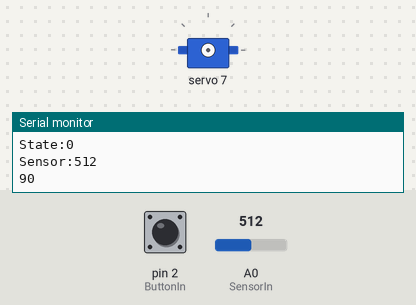
A sketch run on a simulated Arduino Uno, built with avr-gcc and run on an emulated ATmega328P. Parts: servo, the last lines printed to the serial monitor. The inputs (shaded band) are chosen by the test bench; at power-on: A0 (SensorIn) = 512, pin 2 (ButtonIn) LOW.

Above: at 1.2 s.
1.3 s: A0 (SensorIn) set to 529
At 3.86 s:
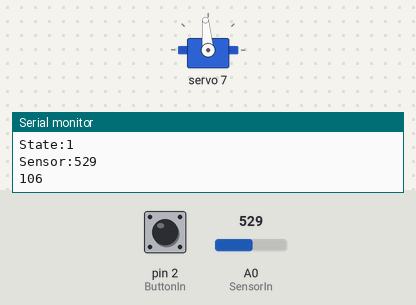
4.3 s: pin 2 (ButtonIn) pulled HIGH for 0.15 s
7.3 s: A0 (SensorIn) set to 511
At 7.3 s:
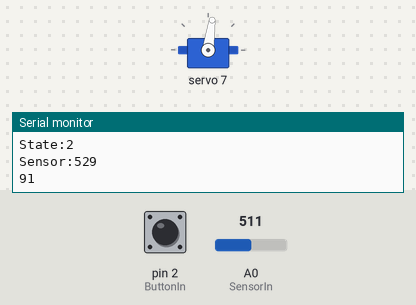
8.8 s: A0 (SensorIn) set to 530
At 11.2 s:
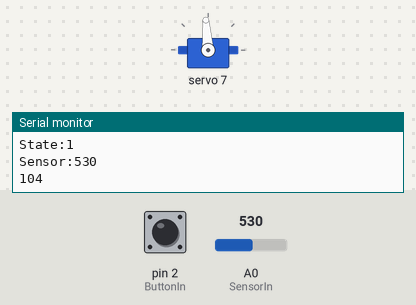
11.8 s: pin 2 (ButtonIn) pulled HIGH for 1 s
14.8 s: pin 2 (ButtonIn) pulled HIGH for 3.2 s
At 22.78 s:
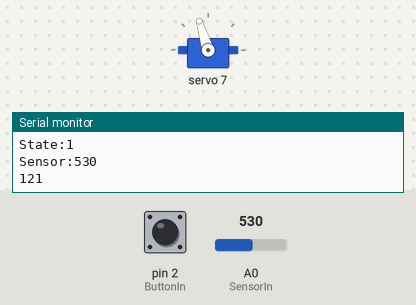
Timing chart, 0 to 22.9 s (numbered marks = the images above; inputs shaded):
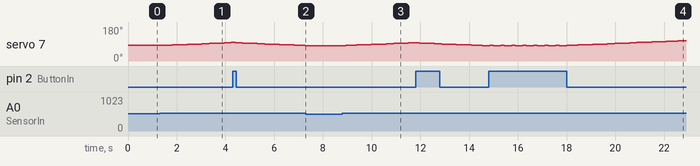

The sketch:

RoboHand.ino
```cpp
//Robo Hand By


#include <Wire.h>
#include <Adafruit_PWMServoDriver.h>

Adafruit_PWMServoDriver driverBoard = Adafruit_PWMServoDriver();

#define SERVOMIN 160
#define SERVOMAX 520

#define SERVO1 7 // position 7 on the servo board
#define SERVO2 8 // position 8 on the servo board
#define SERVO3 5 // position 5 on the servo board

int SensorIn = A0;
int ButtonIn = 2;
int threshold = 512;
//State control 0=Ready, 1=Moving Down, 2=Moving UP
int state =0;
int servoPos = 90;


void setup() {
  // put your setup code here, to run once:
  driverBoard.begin();
  driverBoard.setPWMFreq(60);
  //Setup Button and Sensor Bin as input
  pinMode(ButtonIn,INPUT);
  delay(10);
  Serial.begin(9600);

}

void loop() {
  // put your main code here, to run repeatedly:
  int pulse = 0;
  int sensorRead = analogRead(SensorIn);
  int buttonState = digitalRead(ButtonIn);
  Serial.print("State:");
  Serial.println(state);
  Serial.print("Sensor:");
  Serial.println(sensorRead);
  Serial.println(servoPos);
  if(state==1 && buttonState == 1)
  {
    state=2;
  }
  else if(state==0 && sensorRead > threshold)
  {
    state = 1;
  }
  else if(state == 2 and servoPos <=90)
  {
    state =0;
  }

  if(state==1)
  {
    servoPos++;
    servoDegree(SERVO1, servoPos);
  }
  if(state==2)
  {
    servoPos--;
    servoDegree(SERVO1, servoPos);
  }
  if(servoPos >= 180)
  {
    servoPos = 179;
  }
  if(servoPos <= 0)
  {
    servoPos = 0;
  }
delay(150);


/*
  for(int pos=0; pos <= 179; pos +=1) {
    servoDegree(SERVO1, pos);
    servoDegree(SERVO2, pos);
    servoDegree(SERVO3, pos);
    delay(15);
  }
  for(int pos = SERVOMAX; pos >= SERVOMIN; pos -= 1) {
    driverBoard.setPWM(SERVO1, 0, pos);
    driverBoard.setPWM(SERVO2, 0, pos);
    driverBoard.setPWM(SERVO3, 0, pos);
    delay(15);
  }*/
}

void servoDegree(int servoNum, int degree) {
  driverBoard.setPWM(servoNum, 0, map(degree, 0, 179, SERVOMIN, SERVOMAX));
}
```

Measured:
- the behaviour switches between 512 and 513 on A0 (SensorIn) (found by bisection; images 0 and 1)
- after the input at 1.3 s, servo 7: moves from 83° to 98° over 2.6 s, starting after 0.37 s
- after the input at 7.3 s, servo 7: stays 82° (without the input it goes to 83° after 0.28 s)
- after the input at 8.8 s, servo 7: moves from 82° to 97° over 2.7 s, starting after 0.13 s
